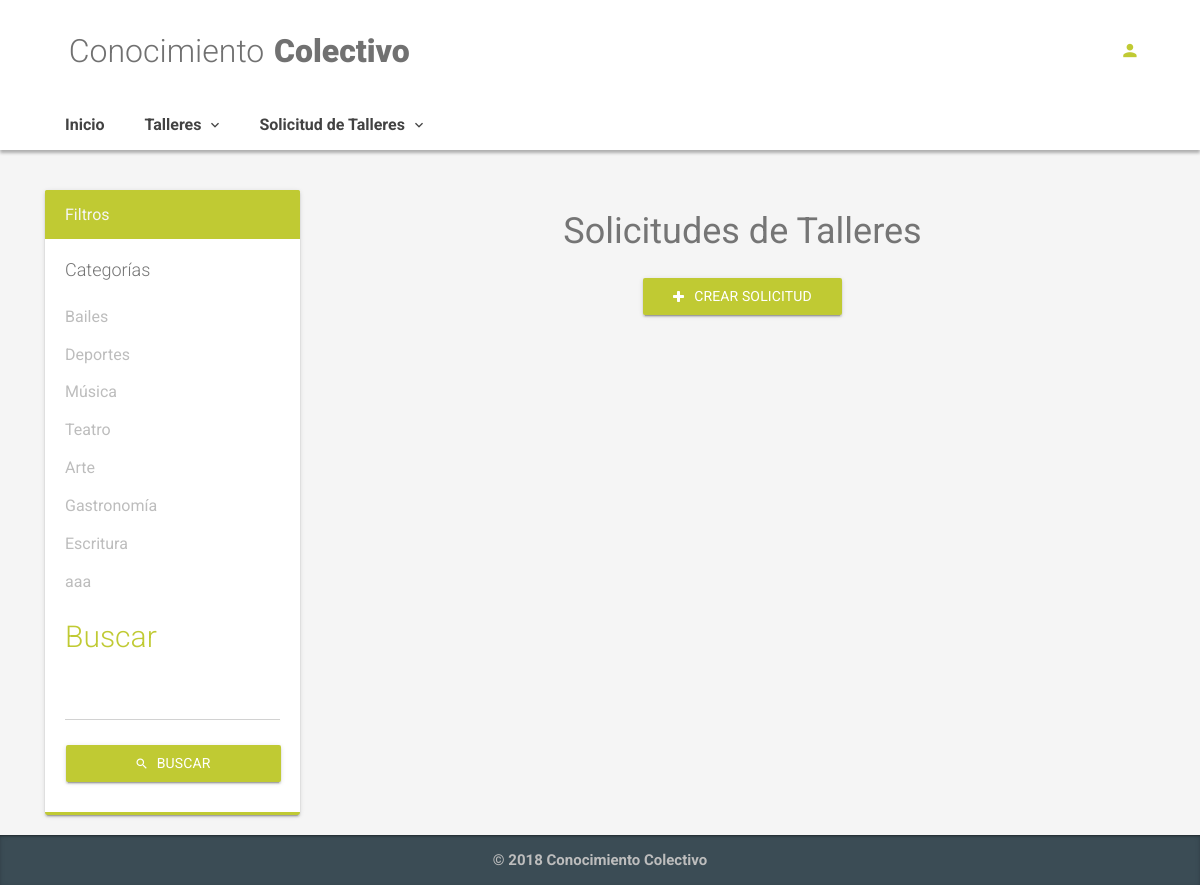
/index.php/proposed_workshop, run on an earlier commit of the app's database.
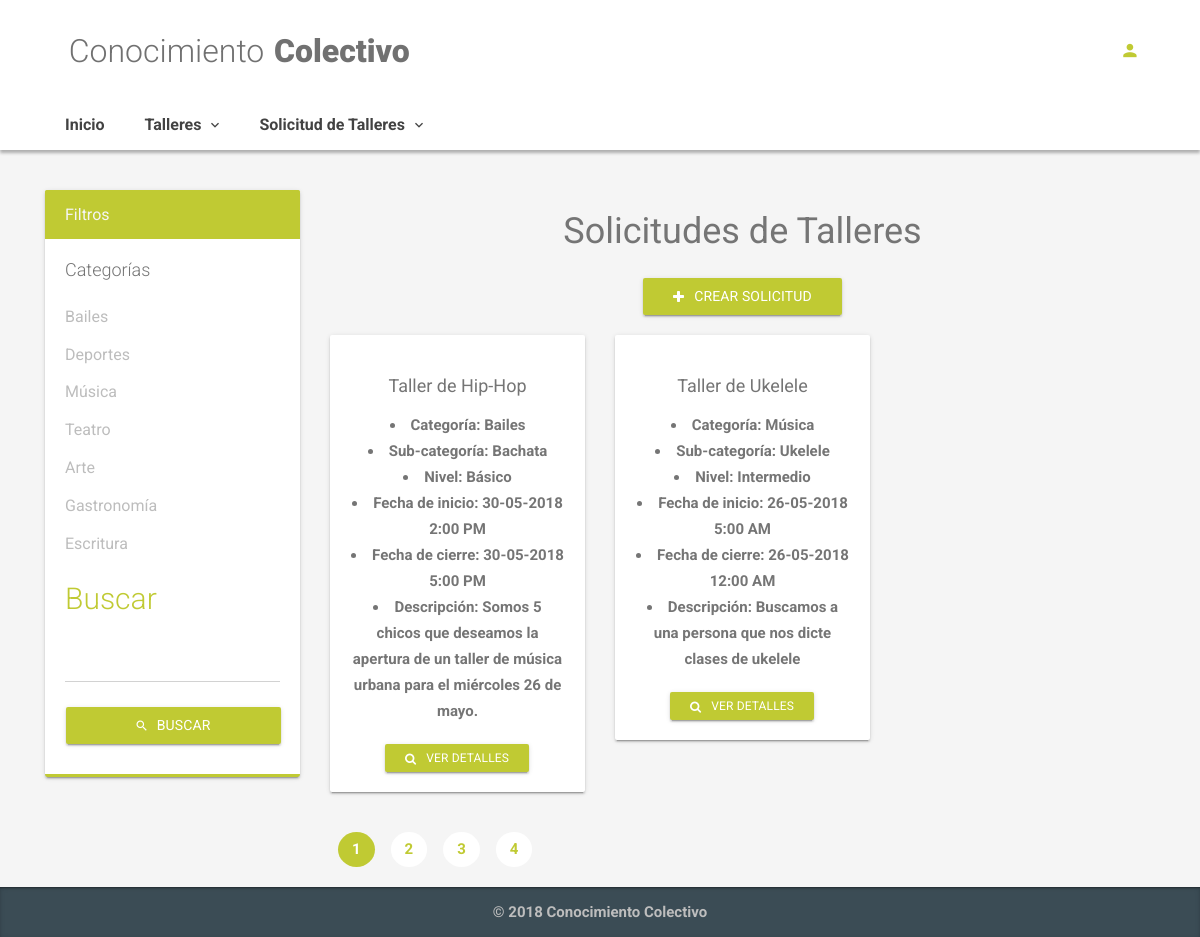
And on a later commit of the database.
### tables this page shows
CREATE TABLE `categories` (
  `id` int(11) NOT NULL AUTO_INCREMENT,
  `name` varchar(20) NOT NULL,
  `parent_id` int(11) DEFAULT NULL,
  `removed` enum('Activo','Eliminado') DEFAULT NULL,
  PRIMARY KEY (`id`)
);

CREATE TABLE `proposed_workshops` (
  `id` int(11) NOT NULL AUTO_INCREMENT,
  `title` varchar(100) DEFAULT NULL,
  `description` varchar(100) DEFAULT NULL,
  `start_date` datetime DEFAULT NULL,
  `final_date` datetime DEFAULT NULL,
  `level` enum('Básico','Intermedio','Avanzado') DEFAULT NULL,
  `pw_status` enum('Activo','Inactivo','Borrado') NOT NULL,
  `created_date` timestamp NOT NULL DEFAULT CURRENT_TIMESTAMP ON UPDATE CURRENT_TIMESTAMP,
  `user_id` int(11) NOT NULL,
  `category_id` int(11) NOT NULL,
  `subcategory_id` int(11) DEFAULT NULL,
  `removed` enum('Activo','Eliminado') DEFAULT NULL,
  `votes_quantity` int(11) DEFAULT NULL,
  `level_id` int(11) DEFAULT NULL,
  PRIMARY KEY (`id`),
  KEY `fk_proposed_workshops_user_id` (`user_id`),
  KEY `fk_proposed_workshops_category_id` (`category_id`),
  KEY `fk_proposed_workshops_subcategory_id_subcategories_id` (`subcategory_id`),
  KEY `fk_pw_level_id_level_id` (`level_id`),
  CONSTRAINT `fk_proposed_workshops_category_id` FOREIGN KEY (`category_id`) REFERENCES `categories` (`id`) ON DELETE NO ACTION ON UPDATE NO ACTION,
  CONSTRAINT `fk_proposed_workshops_subcategory_id_subcategories_id` FOREIGN KEY (`subcategory_id`) REFERENCES `subcategories` (`id`),
  CONSTRAINT `fk_proposed_workshops_user_id` FOREIGN KEY (`user_id`) REFERENCES `users` (`id`) ON DELETE NO ACTION ON UPDATE NO ACTION,
  CONSTRAINT `fk_pw_level_id_level_id` FOREIGN KEY (`level_id`) REFERENCES `level` (`id`)
);

CREATE TABLE `subcategories` (
  `id` int(11) NOT NULL AUTO_INCREMENT,
  `sub_name` varchar(20) NOT NULL,
  `categories_id` int(11) NOT NULL,
  `removed` enum('Activo','Eliminado') DEFAULT NULL,
  PRIMARY KEY (`id`),
  KEY `fk_subcategories_parent_id_categories_id` (`categories_id`),
  CONSTRAINT `fk_subcategories_parent_id_categories_id` FOREIGN KEY (`categories_id`) REFERENCES `categories` (`id`)
);

CREATE TABLE `level` (
  `id` int(11) NOT NULL AUTO_INCREMENT,
  `level` varchar(20) NOT NULL,
  `dificult` int(11) DEFAULT NULL,
  PRIMARY KEY (`id`)
);

### application/controllers/Proposed_Workshop.php (called while the page is built, shortened)
<?php
class Proposed_Workshop extends CI_Controller {
    public function __construct() {
		$this->load->model('proposed_workshop_model');
		$this->load->model('user_model');
	}
	public function index(){
		$rp = 2;
		$category = (isset($_GET['category']))? $_GET['category']:[];
		$q = (isset($_GET['q']))? $_GET['q']:'';
		$page = (isset($_GET['page']))? $_GET['page']:'1';
		$pw_list = $this->proposed_workshop_model->search_by_category_title($page,$category,$q,$rp);
		$num_pages = $this->proposed_workshop_model->get_total_search($category,$q,$rp);
		$catlist = $this->proposed_workshop_model->get_categories_list();
		$dataView=[
			'page'=>'proposed_workshops/list',
			'lists'=>$pw_list ,
			'lis'=>$catlist,
			'q'=>$q,
			'category'=>$category,
			'pagination'=>$page,
			'num_pages'=>$num_pages,
		];
		$this->load->view('template/basic',$dataView);
	}
}

### index.php (called while the page is built, shortened)
<?php
require_once BASEPATH.'core/CodeIgniter.php';

### application/models/Proposed_Workshop_model.php (called while the page is built, shortened)
<?php
class Proposed_Workshop_model extends CI_Model {
    public function get_sql_search($category,$q){
          $sql = "SELECT
              pw.id AS pw_id,
              pw.title,
              pw.description,
              DATE_FORMAT(pw.start_date,'%d-%m-%Y %l:%i %p') AS start_date,
              DATE_FORMAT(pw.final_date,'%d-%m-%Y %l:%i %p') AS final_date,
              pw.removed,
              c.id,
              c.name,
              sc.sub_name,
              l.id,
              l.level AS level_name
            FROM
              proposed_workshops AS pw
              INNER JOIN categories AS c
                ON pw.`category_id` = c.`id`
                INNER JOIN subcategories AS sc
                ON pw.`subcategory_id` = sc.`id`
                  INNER JOIN level AS l
                  ON pw.level_id = l.id
                WHERE pw.removed = 'Activo'
                 ";
      $sql.=" ORDER BY pw.id ";
      return $sql;
    }
    public function search_by_category_title($page,$category,$q,$rp){
      $offset = (($page-1)*$rp);
      $sql = $this->get_sql_search($category,$q);
      $sql.=  " LIMIT {$rp} OFFSET {$offset}";
      $query = $this->db->query($sql);
      return $query->result_array();
    }
    public function get_total_search($category,$q,$rp){
      $sql = $this->get_sql_search($category,$q);
      $query = $this->db->query($sql);
      $total = $query->num_rows();
      return ceil($total/$rp);
    }
   public function get_categories_list(){
        $sql = "SELECT
            id,
            name
      FROM
        categories;";
        $query = $this->db->query($sql);
        return $query->result_array();
    }
}

### application/views/proposed_workshops/list.php (the view, shortened to what the changed rows need)
<div class="container">
    <div class="row">
        <div class="col-lg-3">
            <div class="card card-primary">
                <div class="card-body">
                    <form class="form-horizontal" id="workshop_form">
                        <fieldset>
                            <?php foreach($lis as $rowc){
                                ?>
                                <div class="no-mt">
                            <div class="checkbox">
                                <label>
                                    <?php echo $rowc['name']?> </label>
                            </div>
                            <?php }?>
                    </fieldset>
                <h2 class="color-primary">Buscar</h2>
                    </form>
                </div>
            </div>
            </div>
            <div class="col-lg-9">
                <h1 align="center">
                    <strong>Solicitudes de Talleres</strong>
                </h1>
                <div class="row" id="Container">
                    <?php foreach($lists as $row){?>
                    <div class="col-xl-4 col-md-6 ">
                        <div class="card ms-feature">
                            <div class="card-body text-center">
                                <h4 class="text-normal text-center">
                                    <?php echo $row['title']?>
                                </h4>
                                <p>
                                    <li>Categoría:
                                        <?php echo $row['name']?>
                                    </li>
                                    <li>Sub-categoría: <?php echo $row['sub_name']?></li>
                                    <li>Nivel:
                                        <?php echo $row['level_name']?>
                                    </li>
                                    <li>Fecha de inicio:
                                        <?php echo $row['start_date']?>
                                    </li>
                                    <li>Fecha de cierre:
                                        <?php echo $row['final_date']?>
                                    </li>
                                    <li>Descripción:
                                        <?php echo $row['description']?>
                                    </li>
                                </p>
                                <div align="center">
                                    <a href="<?php echo site_url ('proposed_workshop/description/'.$row['pw_id'])?>" class="btn btn-primary btn-sm btn-raised no-mb">
                                        <i class="fa fa-search"></i>Ver Detalles</a>
                                </div>
                            </div>
                        </div>
                    </div>
                    <?php }?>
                </div>
                <nav id="workshop_navigate_list" aria-label="Page navigation">
                    <ul class="pagination pagination-plain">
                        <?php for($page_i = 1;$page_i<=$num_pages && $num_pages>1;$page_i++){?>
                        <li class="page-item <?php echo ($page_i==$pagination)? 'active':'';?>">
                            <a class="page-link" href="<?php echo $page_i;?>"><?php echo $page_i;?></a>
                        </li>
                        <?php }?>
                    </ul>
                </nav>
            </div>
            </div>
        </div>
    </div>

What changed in the data, as far as the page shows it:
removed categories: name "aaa"
now on this page (row edited): proposed_workshops: title "Taller de Hip-Hop", category.name "Bailes", subcategory.sub_name "Bachata", level.level "Básico", start_date "30-05-2018 2:00 PM", final_date "30-05-2018 5:00 PM", description "Somos 5 chicos que deseamos la apertura de un taller de música urbana para el miércoles 26 de mayo."
now on this page (row edited): proposed_workshops: title "Taller de Ukelele", category.name "Música", subcategory.sub_name "Ukelele", level.level "Intermedio", start_date "26-05-2018 5:00 AM", final_date "26-05-2018 12:00 AM", description "Buscamos a una persona que nos dicte clases de ukelele"
Also different on the page:
new list line: "1"
new list line: "2"
new list line: "3"
new list line: "4"
